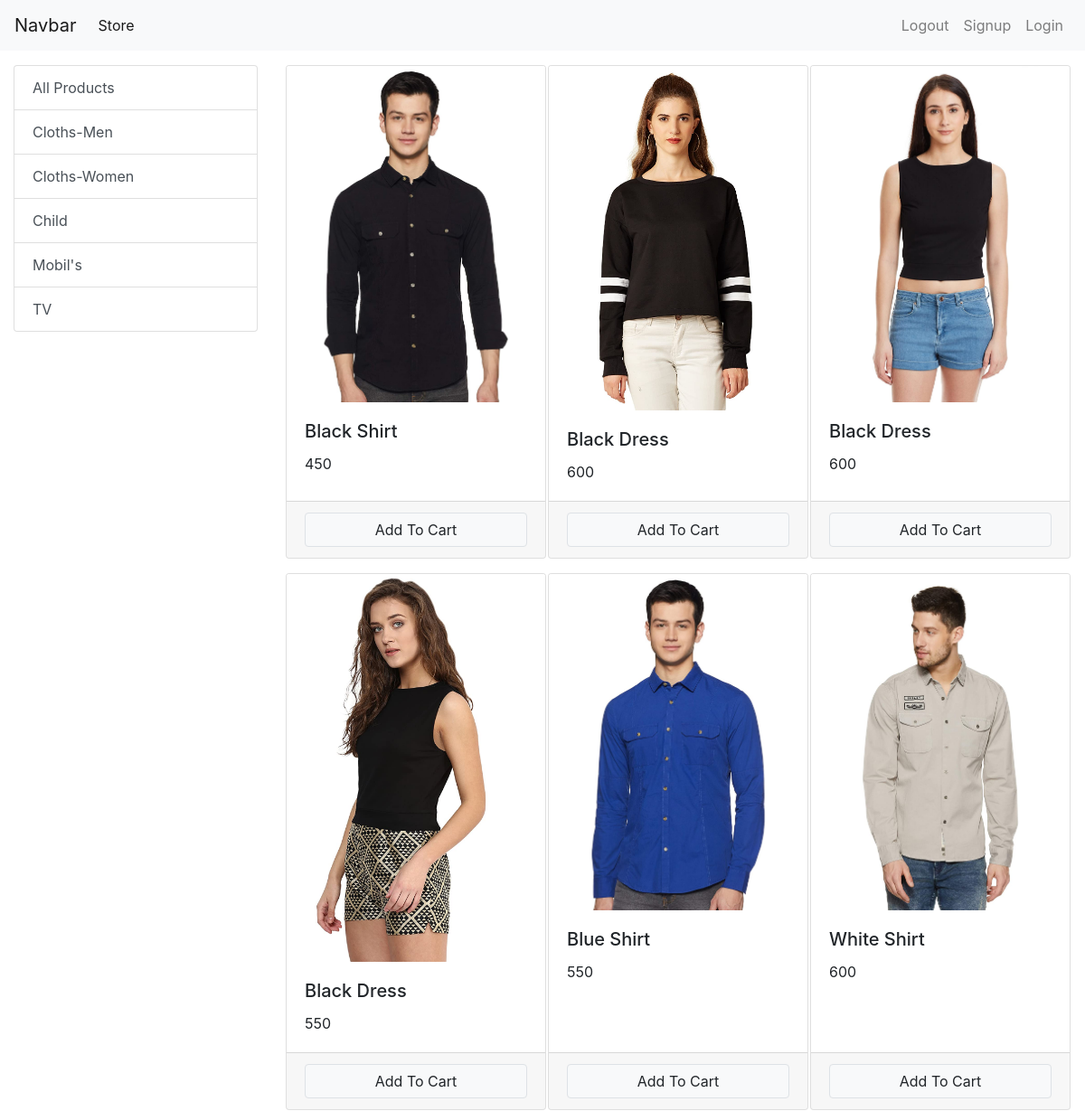
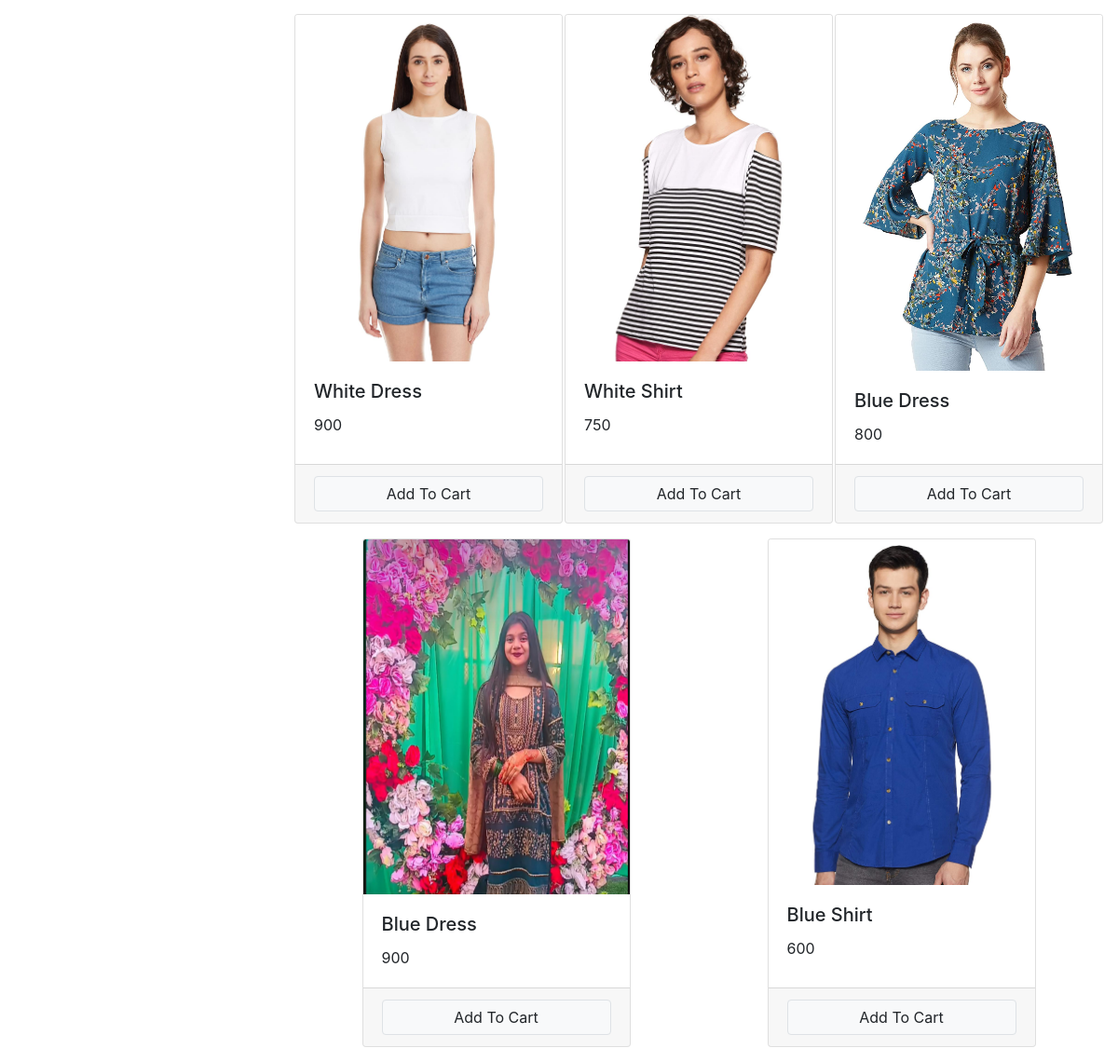
The page / on the database its author committed (2 pictures, top to bottom).
### store/models/category.py (models this page shows, shortened)
class Category(models.Model):
    Name = models.CharField(max_length=20)
    @staticmethod
    def get_all_categories():
        return Category.objects.all()

### store/models/product.py (models this page shows, shortened)
class Product(models.Model):
    Name = models.CharField(max_length=50)
    Price = models.IntegerField(default=0)
    Category = models.ForeignKey(Category, on_delete=models.CASCADE, default=1)
    Description = models.CharField(max_length=200, default='', null=True, blank=True)
    Image = models.ImageField(upload_to='uploads/products/')
    @staticmethod
    def get_all_products():
        return Product.objects.all()

### store/views/home.py (the view, shortened to what this page needs)
# urls.py: path('', home.Index.as_view(), name='homepage'),
class Index(View):
    def get(self, request):
        cart = request.session.get('cart')
        if not cart:
            request.session['cart']= {}
        Products = None
        Categorye = Category.get_all_categories()
        categoryID = request.GET.get("category")
        if categoryID:
            Products = Product.get_all_products_by_categoryid(categoryID)
        else:
            Products = Product.get_all_products()
        data = {}
        data["Products"] = Products
        data["Categorye"] = Categorye
        print('you are: ', request.session.get('email'))
        return render(request, "index.html", data)

### store/templatetags/card.py (called while the page is built)
@register.filter(name='is_in_card')
def is_in_cart(product, cart):
    keys = cart.keys()
    for id in keys:
        if int(id) == product.id:
            return True
    return False;

### store/templates/index.html (shortened to what this page needs)
{% extends "base.html" %}
{% block content%}
{% load card %}
<div class="container-fluid mt-3 ">
  <div class="row">
    <div class="col-lg-3 mx-auto">
      <div class="list-group">
        <a href="/" class="list-group-item list-group-item-action">All Products</a>
        {% for category in Categorye %}
        <a href="/?category={{category.id}}" class="list-group-item list-group-item-action">{{category.Name}}</a>
        {% endfor %}
      </div>
    </div>
    <div id='products' class="col-lg-9 mx-auto">
      <div class="row mx-auto">
        {% for Product in Products %}
        <div class="card mx-auto mb-3" style="width: 18rem;">
          <img class="card-img-top" src="{{Product.Image.url}}" alt="Card image cap">
          <div class="card-body">
            <h5 class="card-title">{{Product.Name}}</h5>
            <p class="card-text">{{Product.Price}}</p>
          </div>
          <div class="card-footer ">
            {% if Product|is_in_card:request.session.cart %}
            <div class="row no-gutters">
              <form action="/" method="post" class="col-2 ">
                {% csrf_token %}
                <input type="text" hidden name='product' value="{{Product.id}}">
                <input type="text" hidden name='remove' value="True">
                <input type="submit" value="-" class="btn btn-block btn-secondary">
              </form>
              <div class="text-center col">{{ Product|cart_quantity:request.session.cart }} in Cart</div>
              <form action="/" method="post" class="col-2 ">
                {% csrf_token %}
                <input type="submit" value="+" class="btn btn-block btn-secondary">
                <input type="text" hidden name='product' value="{{Product.id}}">
              </form>
            </div>
            {% else %}
            <form action="/" method="POST" class="btn-block">
              <input type="submit" class="float-right btn btn-light border form-control" value="Add To Cart">
            </form>
            {% endif %}
          </div>
        </div>
        {% endfor %}
      </div>
    </div>
  </div>
</div>
{% endblock %}

### rows shown on the page
Category: Name "Cloths-Men"
Category: Name "Cloths-Women"
Category: Name "Child"
Category: Name "Mobil's"
Category: Name "TV"
Product: Image (picture), Name "Black Shirt", Price "450"
Product: Image (picture), Name "Black Dress", Price "600"
Product: Image (picture), Name "Black Dress", Price "600"
Product: Image (picture), Name "Black Dress", Price "550"
Product: Image (picture), Name "Blue Shirt", Price "550"
Product: Image (picture), Name "White Shirt", Price "600"
Product: Image (picture), Name "White Dress", Price "900"
Product: Image (picture), Name "White Shirt", Price "750"
Product: Image (picture), Name "Blue Dress", Price "800"
Product: Image (picture), Name "Blue Dress", Price "900"
Product: Image (picture), Name "Blue Shirt", Price "600"
